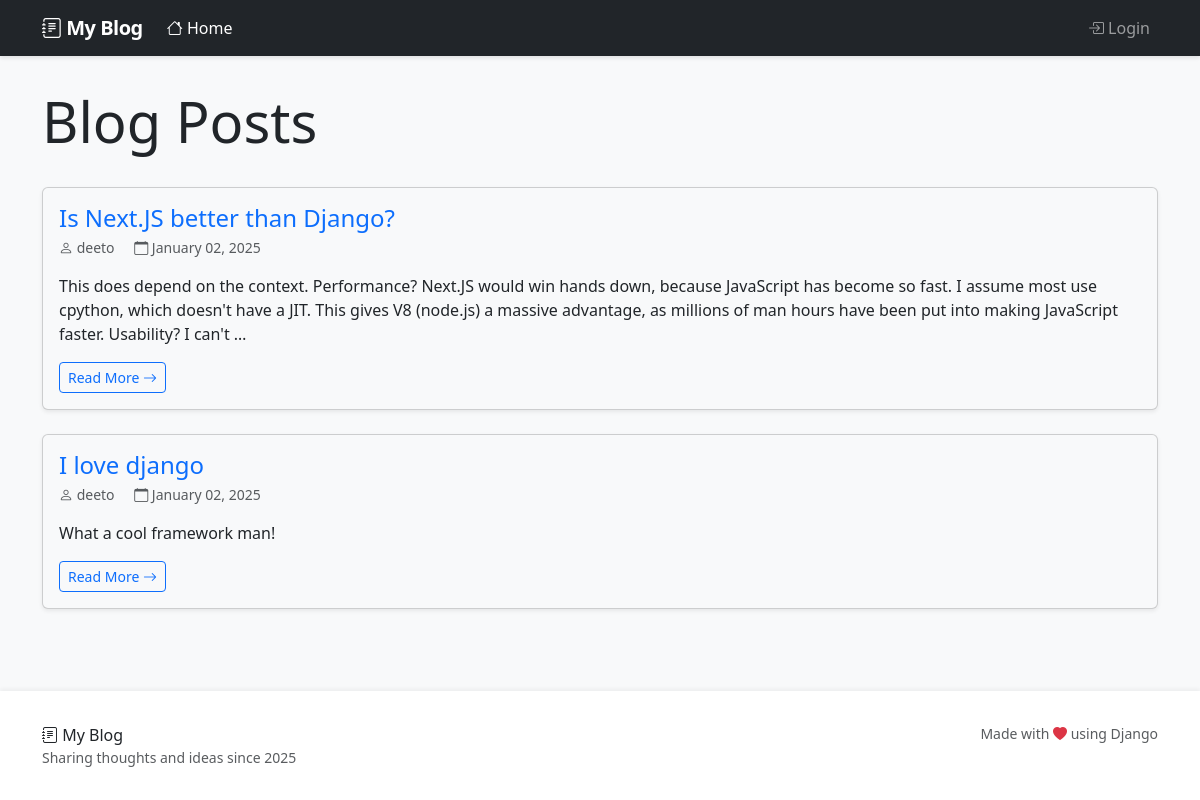
The page / on the database its author committed.
### posts/models.py (models this page shows, shortened)
class Post(models.Model):
    title = models.CharField(max_length=200)
    content = models.TextField()
    author = models.ForeignKey(User, on_delete=models.CASCADE)
    created_at = models.DateTimeField(auto_now_add=True)
    updated_at = models.DateTimeField(auto_now=True)

### posts/views.py (the view)
# urls.py: path('', PostListView.as_view(), name='post_list'),
class PostListView(ListView):
    model = Post
    template_name = 'posts/post_list.html'
    ordering = ['-created_at']

### posts/templates/posts/post_list.html (shortened to what this page needs)
{% extends "base.html" %}
{% block content %}
    <div class="row mb-4">
        <div class="col">
            <h1 class="display-4">Blog Posts</h1>
        </div>
    </div>
    {% if object_list %}
        <div class="row row-cols-1 g-4">
            {% for post in object_list %}
                <div class="col">
                    <article class="card h-100 shadow-sm">
                        <div class="card-body">
                            <h2 class="card-title h4">
                                <a href="{% url 'post_detail' post.pk %}" class="text-decoration-none">
                                    {{ post.title }}
                                </a>
                            </h2>
                            <div class="card-subtitle mb-2 text-muted small">
                                <span class="me-3">
                                    <i class="bi bi-person"></i>
                                    {{ post.author.get_full_name|default:post.author.username }}
                                </span>
                                <span>
                                    <i class="bi bi-calendar"></i>
                                    {{ post.created_at|date:"F d, Y" }}
                                </span>
                            </div>
                            <p class="card-text">{{ post.content|truncatewords:50|linebreaks }}</p>
                            <a href="{% url 'post_detail' post.pk %}" class="btn btn-outline-primary btn-sm">
                                Read More <i class="bi bi-arrow-right"></i>
                            </a>
                        </div>
                    </article>
                </div>
            {% endfor %}
        </div>
    {% endif %}
{% endblock %}

### templates/base.html (shortened to what this page needs)
<!DOCTYPE html>
<html lang="en">
<head>
    <link href="https://cdn.jsdelivr.net/npm/bootstrap@5.3.0/dist/css/bootstrap.min.css" rel="stylesheet">
    <link href="https://cdn.jsdelivr.net/npm/bootstrap-icons@1.7.2/font/bootstrap-icons.css" rel="stylesheet">
</head>
<body>
    <nav class="navbar navbar-expand-lg navbar-dark bg-dark fixed-top">
        <div class="container">
            <a class="navbar-brand" href="{% url 'post_list' %}">
                <i class="bi bi-journal-text"></i> My Blog
            </a>
            <div class="collapse navbar-collapse" id="navbarNav">
                <ul class="navbar-nav me-auto">
                    <li class="nav-item">
                        <a class="nav-link {% if request.path == '/' %}active{% endif %}" href="{% url 'post_list' %}">
                            <i class="bi bi-house"></i> Home
                        </a>
                    </li>
                </ul>
                <ul class="navbar-nav">
                    {% if user.is_authenticated %}
                        <li class="nav-item">
                            <a class="nav-link" href="{% url 'post_create' %}">
                                <i class="bi bi-plus-lg"></i> New Post
                            </a>
                        </li>
                        <li class="nav-item dropdown">
                            <a class="nav-link dropdown-toggle" href="#" role="button" data-bs-toggle="dropdown">
                                <i class="bi bi-person-circle"></i> {{ user.get_full_name|default:user.username }}
                            </a>
                            <ul class="dropdown-menu dropdown-menu-end">
                                {% if user.is_staff %}
                                    <li>
                                        <a class="dropdown-item" href="{% url 'admin:index' %}">
                                            <i class="bi bi-gear"></i> Admin Panel
                                        </a>
                                    </li>
                                    <li><hr class="dropdown-divider"></li>
                                {% endif %}
                                <li>
                                    <a class="dropdown-item" href="{% url 'admin:logout' %}">
                                        <i class="bi bi-box-arrow-right"></i> Logout
                                    </a>
                                </li>
                            </ul>
                        </li>
                    {% else %}
                        <li class="nav-item">
                            <a class="nav-link" href="{% url 'admin:login' %}">
                                <i class="bi bi-box-arrow-in-right"></i> Login
                            </a>
                        </li>
                    {% endif %}
                </ul>
            </div>
        </div>
    </nav>
    <main class="container content">
        {% block content %}
        {% endblock content %}
    </main>
    <footer class="mt-auto">
        <div class="container">
            <div class="row">
                <div class="col-md-6">
                    <p class="mb-0">
                        <i class="bi bi-journal-text"></i> My Blog
                    </p>
                    <p class="text-muted small mb-0">
                        Sharing thoughts and ideas since {% now "Y" %}
                    </p>
                </div>
                <div class="col-md-6 text-md-end">
                    <p class="text-muted small mb-0">
                        Made with <i class="bi bi-heart-fill text-danger"></i> using Django
                    </p>
                </div>
            </div>
        </div>
    </footer>
</body>
</html>

### templates/base.html (style rules this page uses)
:root { --bs-primary-rgb: 13, 110, 253; --bs-body-bg: #f8f9fa; }
body { padding-top: 3.5rem; min-height: 100vh; display: flex; flex-direction: column; }
.navbar { box-shadow: 0 2px 4px rgba(0,0,0,.1); }
.navbar-brand { font-weight: 600; letter-spacing: -0.5px; }
.nav-link { font-weight: 500; }
.content { flex: 1; margin: 2rem auto; }
footer { background-color: #fff; padding: 2rem 0; box-shadow: 0 -2px 4px rgba(0,0,0,.05); }

### rows shown on the page
Post: title "Is Next.JS better than Django?", author.get_full_name "deeto", created_at "January 02, 2025", content "This does depend on the context. Performance? Next.JS would win hands down, because JavaScript has become so fast. I assume most use cpython, which doesn't have a JIT. This gives V8 (node.js) a massive advantage, as millions of man hours have been put into making JavaScript faster. Usability? I can't …"
Post: title "I love django", author.get_full_name "deeto", created_at "January 02, 2025", content "What a cool framework man!"
